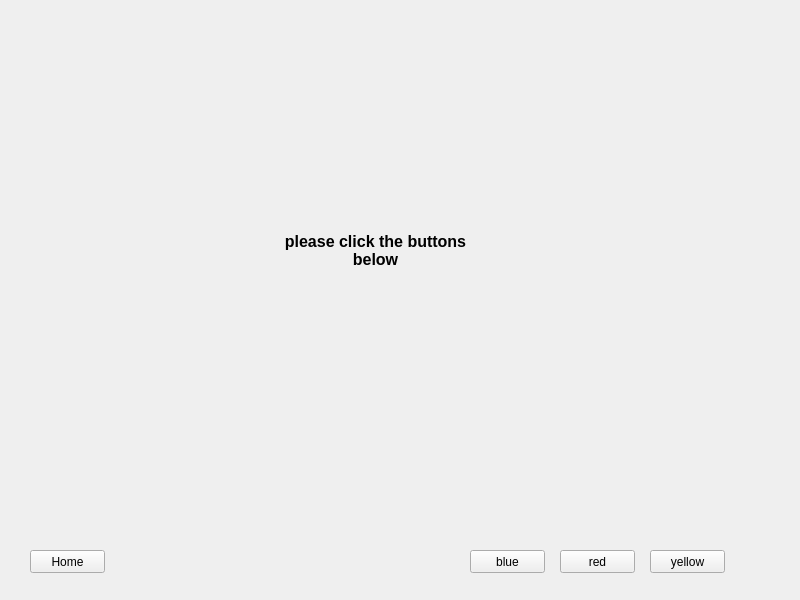
<?xml version="1.0" encoding="UTF-8"?>
<ui version="4.0">
 <class>MainWindow</class>
 <widget class="QMainWindow" name="MainWindow">
  <property name="geometry">
   <rect>
    <x>0</x>
    <y>0</y>
    <width>800</width>
    <height>600</height>
   </rect>
  </property>
  <property name="windowTitle">
   <string>MainWindow</string>
  </property>
  <widget class="QWidget" name="centralwidget">
   <widget class="QStackedWidget" name="stackedWidget">
    <property name="geometry">
     <rect>
      <x>10</x>
      <y>10</y>
      <width>781</width>
      <height>521</height>
     </rect>
    </property>
    <property name="currentIndex">
     <number>0</number>
    </property>
    <widget class="QWidget" name="Home">
     <widget class="QLabel" name="label">
      <property name="geometry">
       <rect>
        <x>270</x>
        <y>200</y>
        <width>191</width>
        <height>81</height>
       </rect>
      </property>
      <property name="font">
       <font>
        <pointsize>12</pointsize>
        <weight>75</weight>
        <bold>true</bold>
       </font>
      </property>
      <property name="text">
       <string>please click the buttons below</string>
      </property>
      <property name="alignment">
       <set>Qt::AlignCenter</set>
      </property>
      <property name="wordWrap">
       <bool>true</bool>
      </property>
     </widget>
    </widget>
    <widget class="QWidget" name="blue">
     <property name="styleSheet">
      <string notr="true">background-color: blue</string>
     </property>
    </widget>
    <widget class="QWidget" name="red">
     <property name="styleSheet">
      <string notr="true">background-color: red</string>
     </property>
    </widget>
    <widget class="QWidget" name="yellow">
     <property name="styleSheet">
      <string notr="true">background-color: yellow</string>
     </property>
    </widget>
   </widget>
   <widget class="QPushButton" name="blue_btn">
    <property name="geometry">
     <rect>
      <x>470</x>
      <y>550</y>
      <width>75</width>
      <height>23</height>
     </rect>
    </property>
    <property name="text">
     <string>blue</string>
    </property>
   </widget>
   <widget class="QPushButton" name="red_btn">
    <property name="geometry">
     <rect>
      <x>560</x>
      <y>550</y>
      <width>75</width>
      <height>23</height>
     </rect>
    </property>
    <property name="text">
     <string>red</string>
    </property>
   </widget>
   <widget class="QPushButton" name="yell_btn">
    <property name="geometry">
     <rect>
      <x>650</x>
      <y>550</y>
      <width>75</width>
      <height>23</height>
     </rect>
    </property>
    <property name="text">
     <string>yellow</string>
    </property>
   </widget>
   <widget class="QPushButton" name="pushButton">
    <property name="geometry">
     <rect>
      <x>30</x>
      <y>550</y>
      <width>75</width>
      <height>23</height>
     </rect>
    </property>
    <property name="text">
     <string>Home</string>
    </property>
   </widget>
  </widget>
 </widget>
 <resources/>
 <connections/>
</ui>
